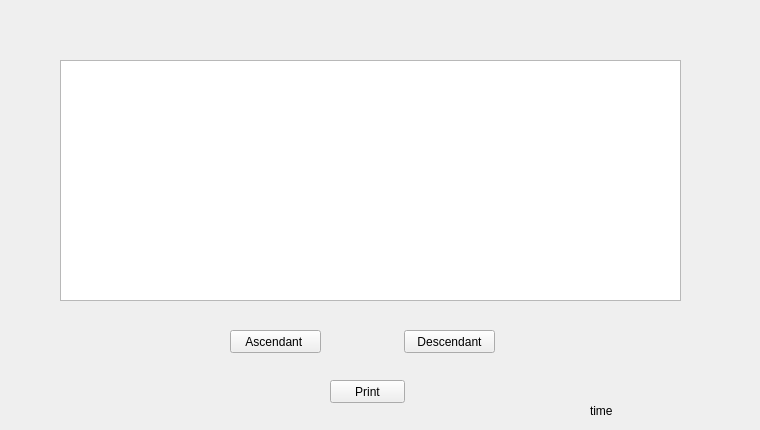
   <widget class="QWidget" name="trier">
    <attribute name="title">
     <string>Trier selon Num reclamation</string>
    </attribute>
    <widget class="QTableView" name="tabreclamation_tri">
     <property name="geometry">
      <rect>
       <x>60</x>
       <y>60</y>
       <width>621</width>
       <height>241</height>
      </rect>
     </property>
    </widget>
    <widget class="QPushButton" name="pb_asc_tri">
     <property name="geometry">
      <rect>
       <x>230</x>
       <y>330</y>
       <width>91</width>
       <height>23</height>
      </rect>
     </property>
     <property name="text">
      <string>Ascendant </string>
     </property>
    </widget>
    <widget class="QPushButton" name="pb_desc_tri">
     <property name="geometry">
      <rect>
       <x>404</x>
       <y>330</y>
       <width>91</width>
       <height>23</height>
      </rect>
     </property>
     <property name="text">
      <string>Descendant</string>
     </property>
    </widget>
    <widget class="QLabel" name="label_4">
     <property name="geometry">
      <rect>
       <x>590</x>
       <y>400</y>
       <width>161</width>
       <height>21</height>
      </rect>
     </property>
     <property name="text">
      <string>time</string>
     </property>
    </widget>
    <widget class="QPushButton" name="pushButton_3">
     <property name="geometry">
      <rect>
       <x>330</x>
       <y>380</y>
       <width>75</width>
       <height>23</height>
      </rect>
     </property>
     <property name="text">
      <string>Print</string>
     </property>
    </widget>
   </widget>
